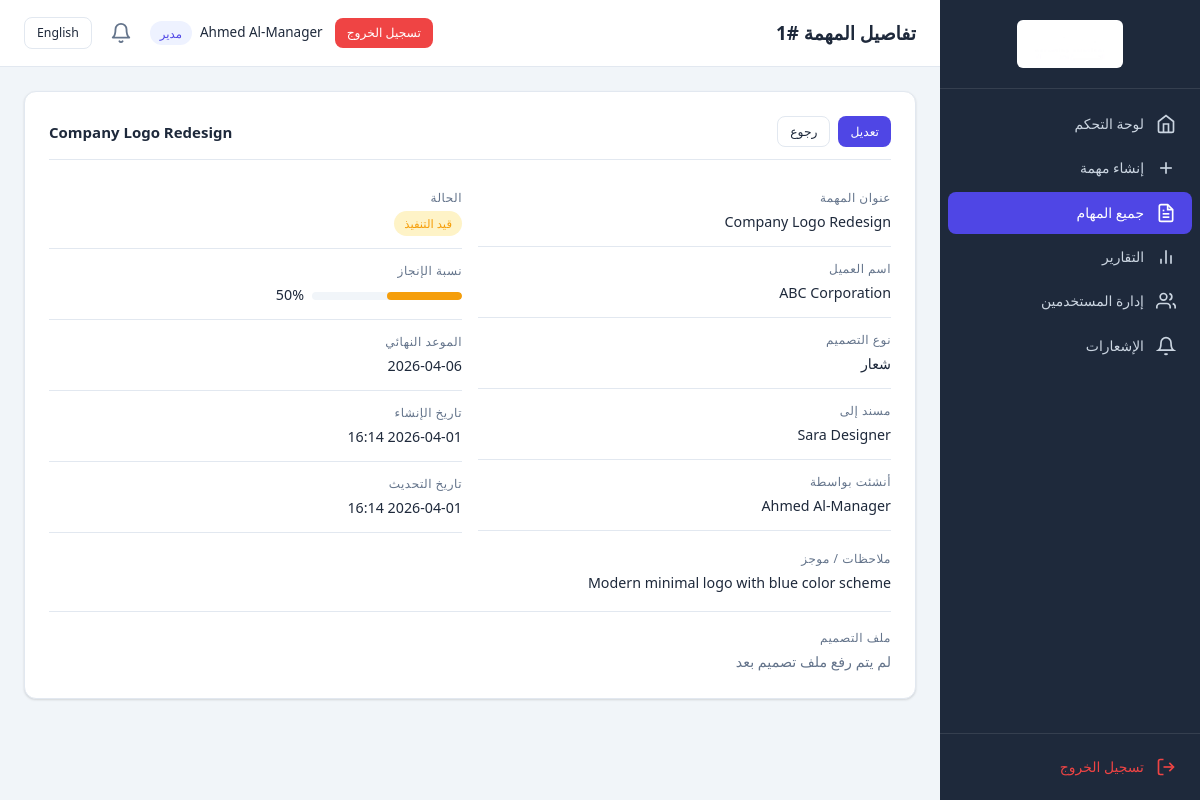
Page /manager/view_task.php?id=1 (signed in) on the committed database.
### tables this page shows
CREATE TABLE IF NOT EXISTS `tasks` (
    `id` INT UNSIGNED NOT NULL AUTO_INCREMENT,
    `title` VARCHAR(255) NOT NULL,
    `client_name` VARCHAR(150) NOT NULL,
    `design_type` ENUM('file', 'logo', 'design', 'motion_design', 'profile') NOT NULL,
    `notes` TEXT NULL,
    `deadline` DATE NULL,
    `assigned_to` INT UNSIGNED NOT NULL,
    `progress_percentage` TINYINT UNSIGNED NOT NULL DEFAULT 0,
    `status` ENUM('new', 'in_progress', 'delivered') NOT NULL DEFAULT 'new',
    `file_path` VARCHAR(500) NULL DEFAULT NULL,
    `created_by` INT UNSIGNED NOT NULL,
    `created_at` DATETIME NOT NULL DEFAULT CURRENT_TIMESTAMP,
    `updated_at` DATETIME NOT NULL DEFAULT CURRENT_TIMESTAMP ON UPDATE CURRENT_TIMESTAMP,
    PRIMARY KEY (`id`),
    KEY `idx_assigned_to` (`assigned_to`),
    KEY `idx_status` (`status`),
    KEY `idx_design_type` (`design_type`),
    KEY `idx_deadline` (`deadline`),
    KEY `idx_created_by` (`created_by`),
    CONSTRAINT `fk_tasks_assigned_to` FOREIGN KEY (`assigned_to`) REFERENCES `users` (`id`) ON DELETE CASCADE,
    CONSTRAINT `fk_tasks_created_by` FOREIGN KEY (`created_by`) REFERENCES `users` (`id`) ON DELETE CASCADE
);

CREATE TABLE IF NOT EXISTS `users` (
    `id` INT UNSIGNED NOT NULL AUTO_INCREMENT,
    `full_name` VARCHAR(100) NOT NULL,
    `email` VARCHAR(150) NOT NULL,
    `password` VARCHAR(255) NOT NULL,
    `role` ENUM('manager', 'designer') NOT NULL DEFAULT 'designer',
    `language_preference` ENUM('en', 'ar') NOT NULL DEFAULT 'en',
    `telegram_chat_id` VARCHAR(50) NULL DEFAULT NULL,
    `created_at` DATETIME NOT NULL DEFAULT CURRENT_TIMESTAMP,
    `updated_at` DATETIME NOT NULL DEFAULT CURRENT_TIMESTAMP ON UPDATE CURRENT_TIMESTAMP,
    PRIMARY KEY (`id`),
    UNIQUE KEY `idx_email` (`email`)
);

### includes/language.php (called while the page is built, shortened)
<?php
function loadLanguage() {
    $langFile = __DIR__ . '/../config/lang_' . $_SESSION['lang'] . '.php';
    return $lang;
}
function getCurrentLang() {
    return $_SESSION['lang'] ?? 'en';
}
function getDirection() {
    return (getCurrentLang() === 'ar') ? 'rtl' : 'ltr';
}
function __($key) {
    global $lang;
    return $lang[$key] ?? $key;
}

### includes/auth.php (called while the page is built, shortened)
<?php
require_once __DIR__ . '/language.php';
$lang = loadLanguage();
function isLoggedIn() {
    return isset($_SESSION['user_id']) && !empty($_SESSION['user_id']);
}
function getCurrentUser() {
    return [
        'id'        => $_SESSION['user_id'],
        'full_name' => $_SESSION['full_name'],
        'email'     => $_SESSION['email'],
        'role'      => $_SESSION['role'],
    ];
}
function isManager() {
    return isLoggedIn() && $_SESSION['role'] === ROLE_MANAGER;
}
function sanitize($input) {
    return htmlspecialchars(trim($input), ENT_QUOTES, 'UTF-8');
}

### includes/helpers.php (called while the page is built, shortened)
<?php
function formatDate($date, $format = 'Y-m-d') {
    return date($format, strtotime($date));
}
function formatDateTime($date) {
    return date('Y-m-d H:i', strtotime($date));
}
function getDesignTypeLabel($type) {
    $currentLang = getCurrentLang();
    $types = DESIGN_TYPES;
    return isset($types[$type]) ? $types[$type][$currentLang] : $type;
}
function getStatusLabel($status) {
    $currentLang = getCurrentLang();
    $statuses = TASK_STATUSES;
    return isset($statuses[$status]) ? $statuses[$status][$currentLang] : $status;
}
function getStatusClass($status) {
    $classes = [
        'new'         => 'badge-new',
        'in_progress' => 'badge-progress',
        'delivered'   => 'badge-delivered',
    ];
    return $classes[$status] ?? 'badge-default';
}
function getProgressColor($percentage) {
    if ($percentage >= 50)  return 'progress-mid';
    return 'progress-zero';
}
function isOverdue($deadline) {
    return strtotime($deadline) < strtotime('today');
}

### manager/view_task.php (the view, shortened to what this page needs)
<?php
require_once __DIR__ . '/../includes/auth.php';
require_once __DIR__ . '/../includes/helpers.php';
$taskId = (int)($_GET['id'] ?? 0);
$pdo = getDBConnection();
$stmt = $pdo->prepare("
    SELECT t.*,
           u.full_name AS designer_name,
           c.full_name AS creator_name
    FROM tasks t
    LEFT JOIN users u ON t.assigned_to = u.id
    LEFT JOIN users c ON t.created_by = c.id
    WHERE t.id = ?
");
$stmt->execute([$taskId]);
$task = $stmt->fetch();
$pageTitle = __('task_details') . ' #' . $task['id'];
include __DIR__ . '/../templates/header.php';
?>
<div class="card mb-3">
    <div class="card-header">
        <h2 class="card-title"><?= sanitize($task['title']) ?></h2>
        <div class="btn-group">
            <a href="/manager/edit_task.php?id=<?= $task['id'] ?>" class="btn btn-sm btn-primary"><?= __('edit') ?></a>
            <a href="/manager/all_tasks.php" class="btn btn-sm btn-outline"><?= __('back') ?></a>
        </div>
    </div>
    <div class="task-detail-grid">
        <div>
            <div class="detail-item">
                <div class="detail-label"><?= __('task_title') ?></div>
                <div class="detail-value"><?= sanitize($task['title']) ?></div>
            </div>
            <div class="detail-item">
                <div class="detail-label"><?= __('client_name') ?></div>
                <div class="detail-value"><?= sanitize($task['client_name']) ?></div>
            </div>
            <div class="detail-item">
                <div class="detail-label"><?= __('design_type') ?></div>
                <div class="detail-value"><?= getDesignTypeLabel($task['design_type']) ?></div>
            </div>
            <div class="detail-item">
                <div class="detail-label"><?= __('assigned_to') ?></div>
                <div class="detail-value"><?= sanitize($task['designer_name']) ?></div>
            </div>
            <div class="detail-item">
                <div class="detail-label"><?= __('created_by') ?></div>
                <div class="detail-value"><?= sanitize($task['creator_name']) ?></div>
            </div>
        </div>
        <div>
            <div class="detail-item">
                <div class="detail-label"><?= __('status') ?></div>
                <div class="detail-value"><span class="badge <?= getStatusClass($task['status']) ?>"><?= getStatusLabel($task['status']) ?></span></div>
            </div>
            <div class="detail-item">
                <div class="detail-label"><?= __('progress') ?></div>
                <div class="detail-value">
                    <div class="d-flex align-center gap-1">
                        <div class="progress-bar-container <?= getProgressColor($task['progress_percentage']) ?>" style="max-width:150px;">
                            <div class="progress-bar" style="width: <?= (int)$task['progress_percentage'] ?>%"></div>
                        </div>
                        <span><?= (int)$task['progress_percentage'] ?>%</span>
                    </div>
                </div>
            </div>
            <div class="detail-item">
                <div class="detail-label"><?= __('deadline') ?></div>
                <div class="detail-value">
                    <?php if ($task['deadline']): ?>
                        <span class="<?= isOverdue($task['deadline']) && $task['status'] !== 'delivered' ? 'deadline-overdue' : '' ?>">
                            <?= formatDate($task['deadline']) ?>
                        </span>
                    <?php else: ?>
                        —
                    <?php endif; ?>
                </div>
            </div>
            <div class="detail-item">
                <div class="detail-label"><?= __('created_at') ?></div>
                <div class="detail-value"><?= formatDateTime($task['created_at']) ?></div>
            </div>
            <div class="detail-item">
                <div class="detail-label"><?= __('updated_at') ?></div>
                <div class="detail-value"><?= formatDateTime($task['updated_at']) ?></div>
            </div>
        </div>
    </div>
    <?php if (!empty($task['notes'])): ?>
    <div class="mt-2">
        <div class="detail-label"><?= __('notes') ?></div>
        <div class="detail-value" style="white-space: pre-wrap;"><?= sanitize($task['notes']) ?></div>
    </div>
    <?php endif; ?>
    <div class="mt-2" style="border-top:1px solid var(--border);padding-top:16px;">
        <div class="detail-label"><?= __('design_file') ?></div>
        <div class="detail-value">
            <?php if (!empty($task['file_path'])): ?>
                <?php
                    $fileUrl = UPLOAD_URL . $task['file_path'];
                    $fileExt = strtolower(pathinfo($task['file_path'], PATHINFO_EXTENSION));
                    $isImage = in_array($fileExt, ['jpg', 'jpeg', 'png', 'gif', 'webp', 'svg']);
                ?>
                <?php if ($isImage): ?>
                <div class="mb-2">
                    <img src="<?= sanitize($fileUrl) ?>" alt="Design" style="max-width:100%;max-height:400px;border-radius:8px;border:1px solid var(--border);">
                </div>
                <?php endif; ?>
                <a href="<?= sanitize($fileUrl) ?>" target="_blank" class="btn btn-sm btn-primary" download>
                    📎 <?= __('download_file') ?> (<?= sanitize($task['file_path']) ?>)
                </a>
            <?php else: ?>
                <span style="color:var(--text-secondary);"><?= __('no_file_uploaded') ?></span>
            <?php endif; ?>
        </div>
    </div>
</div>
<?php include __DIR__ . '/../templates/footer.php'; ?>

### templates/header.php (shortened to what this page needs)
<?php
$currentUser = getCurrentUser();
$dir = getDirection();
$currentLang = getCurrentLang();
$switchLang = ($currentLang === 'en') ? 'ar' : 'en';
$pageName = isset($pageTitle) ? $pageTitle : __('app_name');
$langSwitchUrl = strtok($_SERVER['REQUEST_URI'], '?');
$queryParams = $_GET;
$queryParams['lang'] = $switchLang;
$langSwitchUrl .= '?' . http_build_query($queryParams);
?>
<!DOCTYPE html>
<html lang="<?= $currentLang ?>" dir="<?= $dir ?>">
<head>
    <link rel="stylesheet" href="/assets/css/style.css">
    <?php if ($dir === 'rtl'): ?>
    <link rel="stylesheet" href="/assets/css/rtl.css">
    <?php endif; ?>
</head>
<body class="<?= $dir ?>">
<?php if (isLoggedIn()): ?>
<div class="app-layout">
    <?php include __DIR__ . '/sidebar.php'; ?>
    <main class="main-content">
        <div class="top-bar">
            <div class="top-bar-left">
                <h1 class="page-title"><?= sanitize($pageName) ?></h1>
            </div>
            <div class="top-bar-right">
                <a href="<?= $langSwitchUrl ?>" class="btn btn-sm btn-outline lang-switch"><?= __('nav_language') ?></a>
                <div class="notif-wrapper" id="notifWrapper">
                    <button class="notif-bell" id="notifBell" aria-label="<?= __('notifications') ?>">
                        <svg width="22" height="22" viewBox="0 0 24 24" fill="none" stroke="currentColor" stroke-width="2" stroke-linecap="round" stroke-linejoin="round"><path d="M18 8A6 6 0 006 8c0 7-3 9-3 9h18s-3-2-3-9"/><path d="M13.73 21a2 2 0 01-3.46 0"/></svg>
                    </button>
                </div>
                <div class="user-info">
                    <span class="user-name"><?= sanitize($currentUser['full_name']) ?></span>
                    <span class="user-role badge badge-role"><?= isManager() ? __('role_manager') : __('role_designer') ?></span>
                </div>
                <a href="/logout.php" class="btn btn-sm btn-danger"><?= __('logout') ?></a>
            </div>
        </div>
        <div class="content-wrapper">
<?php endif; ?>

### assets/css/rtl.css (style rules this page uses)
.rtl { text-align: right; }
.rtl .top-bar-right { flex-direction: row-reverse; }
.rtl .detail-label { text-align: right; }
.rtl .card-header { flex-direction: row-reverse; }

### rows in the picture
tasks: id "تفاصيل المهمة #1", created_by.full_name "Ahmed Al-Manager", title "Company Logo Redesign", client_name "ABC Corporation", design_type "شعار", assigned_to.full_name "Sara Designer", status "قيد التنفيذ", progress_percentage "50", deadline "2026-04-06", created_at "2026-04-01 16:14", updated_at "2026-04-01 16:14", notes "Modern minimal logo with blue color scheme"

### other values in the picture
__('nav_dashboard') "لوحة التحكم"
__('nav_create_task') "إنشاء مهمة"
__('nav_all_tasks') "جميع المهام"
__('nav_reports') "التقارير"
__('nav_users') "إدارة المستخدمين"
__('notifications') "الإشعارات"
__('logout') "تسجيل الخروج"
__('nav_language') "English"
__('role_manager') "مدير"
__('edit') "تعديل"
__('back') "رجوع"
__('task_title') "عنوان المهمة"
__('client_name') "اسم العميل"
__('design_type') "نوع التصميم"
__('assigned_to') "مسند إلى"
